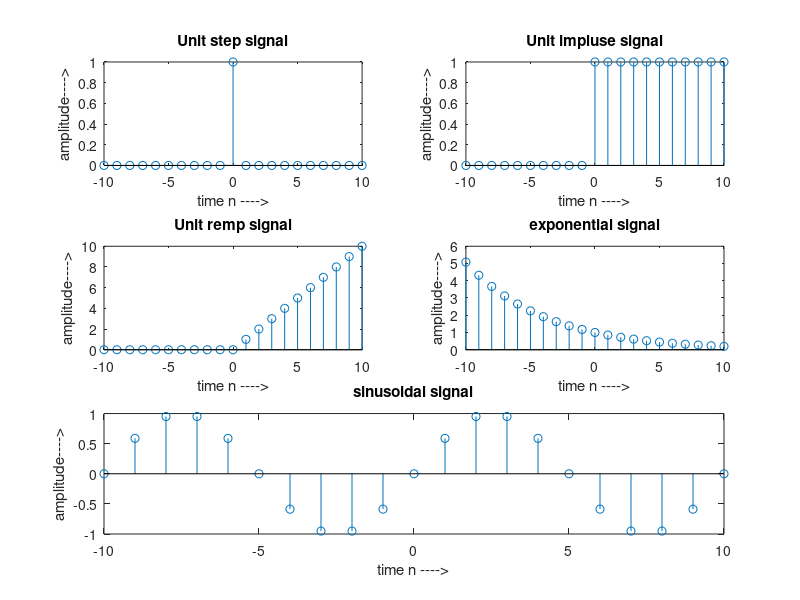

Source code (MATLAB):
clc;
clear all;
close all;
n=-10:1:10;
L=length(n);
for i=1:L
if n(i)==0
x1(i)=1;
else
x1(i)=0;
end;
if n(i)>=0
x2(i)=1;
x3(i)=n(i);
else
x2(i)=0;
x3(i)=0;
end;
end;
% to generate exponential sequence
a=0.85;
x4=a.^n;
% to generate sinusoidal sequence
f=0.1;
x5=sin(2*pi*f*n);
figure;
subplot(3,2,1);
stem(n,x1);
xlabel('time n ---->');
ylabel('amplitude---->');
title('Unit step signal');
subplot(3,2,2);
stem(n,x2);xlabel('time n ---->');
ylabel('amplitude---->');
title('Unit impluse signal')
subplot(3,2,3);
stem(n,x3);
xlabel('time n ---->');
ylabel('amplitude---->');
title('Unit remp signal');
subplot(3,2,4);
stem(n,x4);xlabel('time n ---->');
ylabel('amplitude---->');
title('exponential signal');
subplot(3,2,[5,6]);
stem(n,x5);
xlabel('time n ---->');
ylabel('amplitude---->');
title('sinusoidal signal');
